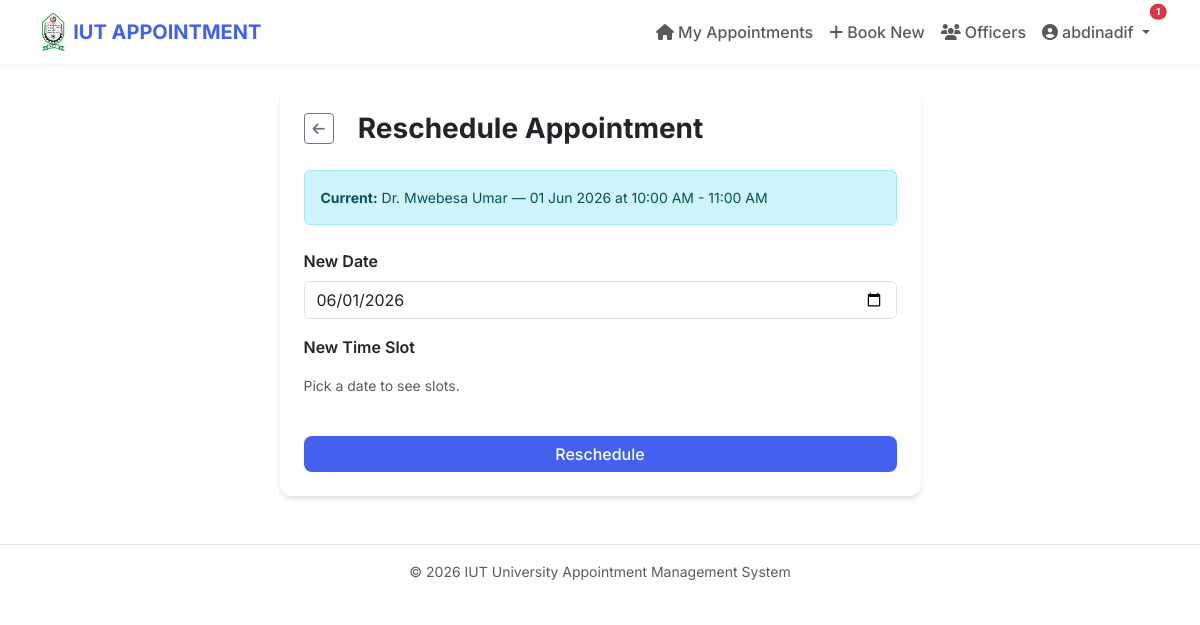
The page /student/reschedule/1 (signed in) on the database its author committed.
### models.py (models this page shows, shortened)
class User(db.Model, UserMixin):
    id = db.Column(db.Integer, primary_key=True)
    name = db.Column(db.String(100), nullable=False)
    email = db.Column(db.String(120), unique=True, nullable=False)
    password = db.Column(db.String(200), nullable=False)
    role = db.Column(db.String(20), nullable=False, default='student')
    student_id_num = db.Column(db.String(50), nullable=True)
    department = db.Column(db.String(100), nullable=True)
    dark_mode = db.Column(db.Boolean, default=False)
    is_active = db.Column(db.Boolean, default=True)
    email_verified = db.Column(db.Boolean, default=False)
    email_verify_token = db.Column(db.String(64), nullable=True)
    failed_logins = db.Column(db.Integer, default=0)
    locked_until = db.Column(db.DateTime, nullable=True)
    created_at = db.Column(db.DateTime, default=lambda: datetime.now(timezone.utc))
    last_seen = db.Column(db.DateTime, default=lambda: datetime.now(timezone.utc))
    appointments = db.relationship('Appointment', backref='student_user', lazy=True)
    notifications = db.relationship('Notification', backref='user', lazy=True)

class Officer(db.Model):
    id = db.Column(db.Integer, primary_key=True)
    name = db.Column(db.String(100), nullable=False)
    designation = db.Column(db.String(100), nullable=False)
    bio = db.Column(db.Text, nullable=True)
    handles = db.Column(db.Text, nullable=True)   # comma-separated issues handled
    email = db.Column(db.String(120), nullable=True)
    room = db.Column(db.String(50), nullable=True)
    photo_url = db.Column(db.String(255), nullable=True)
    is_active = db.Column(db.Boolean, default=True)
    work_start = db.Column(db.String(5), default="08:00")
    work_end = db.Column(db.String(5), default="17:00")
    daily_limit = db.Column(db.Integer, default=0)
    recurring_off_days = db.Column(db.String(20), default="")
    unavailabilities = db.relationship('OfficerUnavailability', backref='officer', lazy=True, cascade='all, delete-orphan')
    working_hours = db.relationship('OfficerWorkingHours', backref='officer', lazy=True, cascade='all, delete-orphan')
    avg_appointment_duration = db.Column(db.Integer, default=15) # New: for waiting time prediction

class Appointment(db.Model):
    id = db.Column(db.Integer, primary_key=True)
    user_id = db.Column(db.Integer, db.ForeignKey('user.id'), nullable=False)
    student_name = db.Column(db.String(100), nullable=False)
    student_id_num = db.Column(db.String(50), nullable=False)
    department = db.Column(db.String(100), nullable=False)
    officer_id = db.Column(db.Integer, db.ForeignKey('officer.id'), nullable=False)
    officer = db.relationship('Officer', backref='appointments')
    day = db.Column(db.String(20), nullable=False)
    date = db.Column(db.Date, nullable=False)
    time = db.Column(db.String(20), nullable=False)
    issue = db.Column(db.Text, nullable=False)
    status = db.Column(db.String(20), nullable=False, default='Pending')
    rejection_note = db.Column(db.Text, nullable=True)   # admin rejection reason
    reminder_sent = db.Column(db.Boolean, default=False)
    created_at = db.Column(db.DateTime, default=lambda: datetime.now(timezone.utc))
    waitlist = db.relationship('WaitlistEntry', backref='appointment', lazy=True, cascade='all, delete-orphan')
    priority = db.Column(db.String(20), default='Normal') # New: for Queue & Priority System
    queue_number = db.Column(db.Integer, nullable=True) # New: for Queue & Priority System
    estimated_wait_time = db.Column(db.Integer, nullable=True) # New: for Waiting Time Prediction
    qr_code_data = db.Column(db.String(255), nullable=True) # New: for QR Code Appointment Slip
    status_updated_at = db.Column(db.DateTime, default=lambda: datetime.now(timezone.utc), onupdate=lambda: datetime.now(timezone.utc)) # New: for Live Status Tracking

### routes/student.py (the view, shortened to what this page needs)
@student_bp.route('/student/reschedule/<int:appointment_id>', methods=['GET', 'POST'])
@login_required
def reschedule_appointment(appointment_id):
    apt = db.session.get(Appointment, appointment_id)
    if not apt or apt.user_id != current_user.id:
        flash('Not authorized.', 'danger')
        return redirect(url_for('student.dashboard'))
    if apt.status == 'Completed':
        flash('Cannot reschedule a completed appointment.', 'danger')
        return redirect(url_for('student.dashboard'))
    officer = apt.officer
    form = RescheduleForm()
    from app import generate_time_slots
    form.time.choices = [(s, s) for s in generate_time_slots('06:00', '22:00')]
    if request.method == 'GET':
        form.date.data = apt.date
        form.time.data = apt.time
    return render_template('student/reschedule.html', form=form, apt=apt)

### forms.py
class RescheduleForm(FlaskForm):
    date = DateField('New Date', validators=[DataRequired()])
    time = SelectField('New Time Slot', choices=[], validators=[DataRequired()])
    submit = SubmitField('Reschedule')

### app.py (called while the page is built)
@login_manager.user_loader
def load_user(user_id):
    return db.session.get(User, int(user_id))

@app.before_request
def check_session_timeout():
    if current_user.is_authenticated:
        last = session.get('last_activity')
        now = datetime.now(timezone.utc).timestamp()
        if last and (now - last) > 30 * 60:
            logout_user()
            session.clear()
            from flask import flash
            flash('Session expired due to inactivity.', 'warning')
            return redirect(url_for('auth.login'))
        session['last_activity'] = now
        session.permanent = True
        current_user.last_seen = datetime.now(timezone.utc)
        db.session.commit()

def generate_time_slots(start_str="08:00", end_str="17:00"):
    slots, fmt = [], "%H:%M"
    current = datetime.strptime(start_str, fmt)
    end = datetime.strptime(end_str, fmt)
    while current < end:
        nxt = current + timedelta(hours=1)
        slots.append(f"{current.strftime('%I:%M %p')} - {nxt.strftime('%I:%M %p')}")
        current = nxt
    return slots

### templates/student/reschedule.html (shortened to what this page needs)
{% extends "layout.html" %}
{% block content %}
<div class="row justify-content-center">
  <div class="col-md-7">
    <div class="card p-4">
      <div class="d-flex align-items-center mb-4">
        <a href="{{ url_for('student.dashboard') }}" class="btn btn-outline-secondary btn-sm me-3"><i class="fas fa-arrow-left"></i></a>
        <h3 class="fw-bold mb-0">Reschedule Appointment</h3>
      </div>
      <div class="alert alert-info small mb-4">
        <strong>Current:</strong> {{ apt.officer.name }} — {{ apt.date.strftime('%d %b %Y') }} at {{ apt.time }}
      </div>
      <form method="POST">
        <div class="mb-3">
          {{ form.date.label(class="form-label fw-semibold") }}
          {{ form.date(class="form-control", type="date", id="dateInput") }}
        </div>
        <div class="mb-3">
          <label class="form-label fw-semibold">New Time Slot</label>
          <div id="slotsContainer" class="d-flex flex-wrap gap-2 mt-2">
            <p class="text-muted small">Pick a date to see slots.</p>
          </div>
        </div>
        <div class="d-grid mt-4">
          {{ form.submit(class="btn btn-primary") }}
        </div>
      </form>
    </div>
  </div>
</div>
{% endblock %}

### templates/layout.html (shortened to what this page needs)
<!DOCTYPE html>
<html lang="en" data-bs-theme="{{ 'dark' if current_user.is_authenticated and current_user.dark_mode else 'light' }}">
<head>
    <link href="https://cdn.jsdelivr.net/npm/bootstrap@5.3.0/dist/css/bootstrap.min.css" rel="stylesheet">
    <link rel="stylesheet" href="https://cdnjs.cloudflare.com/ajax/libs/font-awesome/6.4.0/css/all.min.css">
</head>
<body>
<nav class="navbar navbar-expand-lg sticky-top">
    <div class="container">
        <a class="navbar-brand d-flex align-items-center" href="{{ url_for('index') }}">
            <img src="{{ url_for('static', filename='iut_logo.png') }}" alt="IUT" height="38" class="me-2" style="object-fit:contain;">
            IUT APPOINTMENT
        </a>
        <div class="collapse navbar-collapse" id="navbarNav">
            <ul class="navbar-nav ms-auto align-items-center">
                {% if current_user.is_authenticated %}
                    {% if current_user.role == 'super_admin' %}
                        <li class="nav-item"><a class="nav-link" href="{{ url_for('super_admin.dashboard') }}"><i class="fas fa-shield-alt me-1"></i>Control Panel</a></li>
                        <li class="nav-item"><a class="nav-link" href="{{ url_for('admin.dashboard') }}"><i class="fas fa-tachometer-alt me-1"></i>Admin View</a></li>
                        <li class="nav-item"><a class="nav-link" href="{{ url_for('super_admin.audit_log') }}"><i class="fas fa-history me-1"></i>Audit Log</a></li>
                    {% else %}
                        <li class="nav-item"><a class="nav-link" href="{{ url_for('student.dashboard') }}"><i class="fas fa-home me-1"></i>My Appointments</a></li>
                        <li class="nav-item"><a class="nav-link" href="{{ url_for('student.book_appointment') }}"><i class="fas fa-plus me-1"></i>Book New</a></li>
                        <li class="nav-item"><a class="nav-link" href="{{ url_for('student.officer_list') }}"><i class="fas fa-users me-1"></i>Officers</a></li>
                    {% endif %}
                    <li class="nav-item dropdown">
                        <a class="nav-link dropdown-toggle position-relative" href="#" data-bs-toggle="dropdown">
                            <i class="fas fa-user-circle me-1"></i>{{ current_user.name }}
                            {% set unread = current_user.notifications | selectattr('is_read','equalto',false) | list %}
                            {% if unread %}
                            <span class="position-absolute top-0 start-100 translate-middle badge rounded-pill bg-danger" id="notif-badge" style="font-size:.6rem">{{ unread|length }}</span>
                            {% else %}
                            <span id="notif-badge" class="position-absolute top-0 start-100 translate-middle badge rounded-pill bg-danger" style="font-size:.6rem;display:none;"></span>
                            {% endif %}
                        </a>
                    </li>
                {% else %}
                    <li class="nav-item"><a class="nav-link" href="{{ url_for('auth.login') }}">Login</a></li>
                    <li class="nav-item"><a class="nav-link" href="{{ url_for('auth.register') }}">Register</a></li>
                {% endif %}
            </ul>
        </div>
    </div>
</nav>
<div class="container mt-4 mb-5">
    {% block content %}{% endblock %}
</div>
<footer class="py-3 text-center text-muted small border-top">
    &copy; 2026 IUT University Appointment Management System
</footer>
</body>
</html>

### templates/layout.html (style rules this page uses)
:root { --primary-color: #4361ee; --secondary-color: #3f37c9; --card-shadow: 0 4px 6px -1px rgba(0,0,0,.1), 0 2px 4px -1px rgba(0,0,0,.06); }
body { font-family: 'Inter', sans-serif; }
.navbar { box-shadow: 0 2px 4px rgba(0,0,0,.05); }
.navbar-brand { font-weight: 700; color: var(--primary-color) !important; }
.card { border: none; border-radius: 12px; box-shadow: var(--card-shadow); }
.btn-primary { background-color: var(--primary-color); border: none; border-radius: 8px; font-weight: 500; }
.nav-link { font-weight: 500; }

### rows shown on the page
User: name "abdinadif"
Officer: officer.name "Dr. Mwebesa Umar"
Appointment: date "01 Jun 2026", time "10:00 AM - 11:00 AM", date "06/01/2026"

### other values the page prints
{{ unread|length }} "1"
